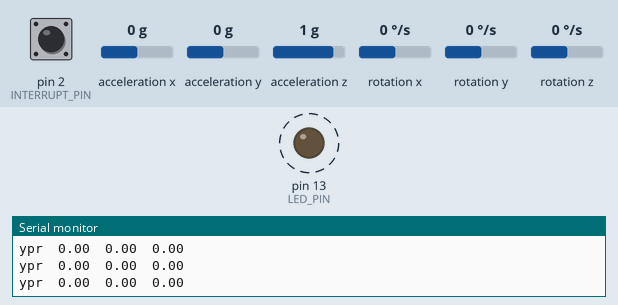
Simulated run of this sketch. Board: Arduino Uno, built with avr-gcc and run on an emulated ATmega328P. On the bench: output pins drawn as LEDs (lit = HIGH), the last lines printed to the serial monitor. Dashed ring = blinking. The inputs (shaded band) are chosen by the test bench; at power-on: acceleration x 0 g, acceleration z 1 g, pin 2 (INTERRUPT_PIN) LOW, acceleration y 0 g, rotation x 0 °/s, rotation y 0 °/s, rotation z 0 °/s. The sensor or clock chip raises its interrupt line as the real part does.

Above: at 1.7 s.
1.8 s: acceleration x set to -0.2 g
At 2.4 s:
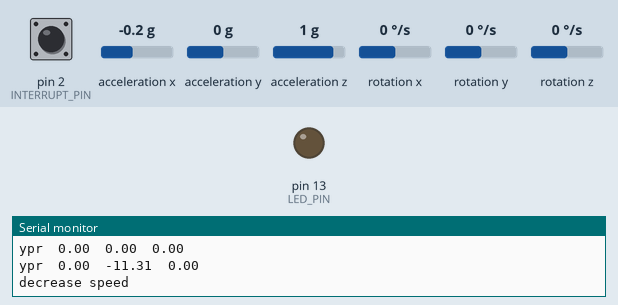
3.3 s: acceleration x set to 0.8 g
6.3 s: acceleration z set to -0.8 g
At 7.4 s:
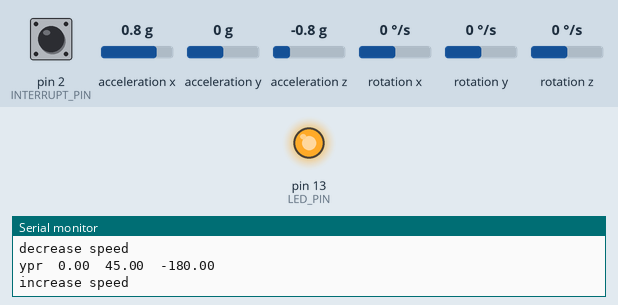
Timing chart, 0 to 13.3 s (numbered marks = the images above; inputs shaded):
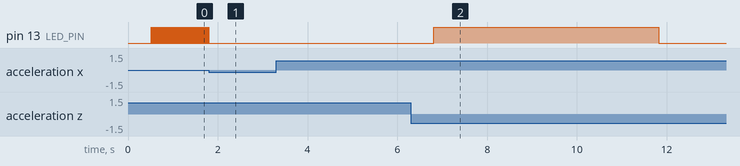

Measured:
- the behaviour switches between 0 and -0.1 g on acceleration x (found by bisection; images 0 and 1)
- after the input at 1.8 s, pin 13 (LED_PIN): stops changing and stays LOW
- after the input at 3.3 s, every drawn part: stays the same
- by itself, pin 13 (LED_PIN): alternates HIGH for 0.01 s and LOW for 0.01 s

The sketch:

accelerometer_ypr.ino
```cpp
#include "I2Cdev.h"

#include "MPU6050_6Axis_MotionApps20.h"

#if I2CDEV_IMPLEMENTATION == I2CDEV_ARDUINO_WIRE
    #include "Wire.h"
#endif


MPU6050 mpu;

#define OUTPUT_READABLE_YAWPITCHROLL


#define INTERRUPT_PIN 2  // use pin 2 on Arduino Uno & most boards
#define LED_PIN 13 // (Arduino is 13, Teensy is 11, Teensy++ is 6)
bool blinkState = false;

// MPU control/status vars
bool dmpReady = false;  // set true if DMP init was successful
uint8_t mpuIntStatus;   // holds actual interrupt status byte from MPU
uint8_t devStatus;      // return status after each device operation (0 = success, !0 = error)
uint16_t packetSize;    // expected DMP packet size (default is 42 bytes)
uint16_t fifoCount;     // count of all bytes currently in FIFO
uint8_t fifoBuffer[64]; // FIFO storage buffer

// orientation/motion vars
Quaternion q;           // [w, x, y, z]         quaternion container
VectorInt16 aa;         // [x, y, z]            accel sensor measurements
VectorInt16 aaReal;     // [x, y, z]            gravity-free accel sensor measurements
VectorInt16 aaWorld;    // [x, y, z]            world-frame accel sensor measurements
VectorFloat gravity;    // [x, y, z]            gravity vector
float euler[3];         // [psi, theta, phi]    Euler angle container
float ypr[3];           // [yaw, pitch, roll]   yaw/pitch/roll container and gravity vector

// packet structure for InvenSense teapot demo
uint8_t teapotPacket[14] = { '$', 0x02, 0,0, 0,0, 0,0, 0,0, 0x00, 0x00, '\r', '\n' };


// ================================================================
// ===               INTERRUPT DETECTION ROUTINE                ===
// ================================================================

volatile bool mpuInterrupt = false;     // indicates whether MPU interrupt pin has gone high
void dmpDataReady() {
    mpuInterrupt = true;
}

int roll=0;
int yaw=0;
int pitch=0;


// ================================================================
// ===                      INITIAL SETUP                       ===
// ================================================================

void setup() {
    // join I2C bus (I2Cdev library doesn't do this automatically)
    #if I2CDEV_IMPLEMENTATION == I2CDEV_ARDUINO_WIRE
        Wire.begin();
        Wire.setClock(400000); // 400kHz I2C clock. Comment this line if having compilation difficulties
    #elif I2CDEV_IMPLEMENTATION == I2CDEV_BUILTIN_FASTWIRE
        Fastwire::setup(400, true);
    #endif

    // initialize serial communication
    // (115200 chosen because it is required for Teapot Demo output, but it's
    // really up to you depending on your project)
    Serial.begin(115200);
    while (!Serial); // wait for Leonardo enumeration, others continue immediately

    // NOTE: 8MHz or slower host processors, like the Teensy @ 3.3V or Arduino
    // Pro Mini running at 3.3V, cannot handle this baud rate reliably due to
    // the baud timing being too misaligned with processor ticks. You must use
    // 38400 or slower in these cases, or use some kind of external separate
    // crystal solution for the UART timer.

    // initialize device

    mpu.initialize();
    pinMode(INTERRUPT_PIN, INPUT);

    // verify connection
    mpu.testConnection();

    devStatus = mpu.dmpInitialize();

    // supply your own gyro offsets here, scaled for min sensitivity
    mpu.setXGyroOffset(220);
    mpu.setYGyroOffset(76);
    mpu.setZGyroOffset(-85);
    mpu.setZAccelOffset(1788); // 1688 factory default for my test chip

    // make sure it worked (returns 0 if so)
    if (devStatus == 0) {
        // turn on the DMP, now that it's ready

        mpu.setDMPEnabled(true);

        // enable Arduino interrupt detection

        attachInterrupt(digitalPinToInterrupt(INTERRUPT_PIN), dmpDataReady, RISING);
        mpuIntStatus = mpu.getIntStatus();

        // set our DMP Ready flag so the main loop() function knows it's okay to use it

        dmpReady = true;

        // get expected DMP packet size for later comparison
        packetSize = mpu.dmpGetFIFOPacketSize();
    } else {
        // ERROR!
        // 1 = initial memory load failed
        // 2 = DMP configuration updates failed
        // (if it's going to break, usually the code will be 1)
        Serial.print(F("DMP Initialization failed (code "));
        Serial.print(devStatus);
        Serial.println(F(")"));
    }

    // configure LED for output
    pinMode(LED_PIN, OUTPUT);
}


// ================================================================
// ===                    MAIN PROGRAM LOOP                     ===
// ================================================================

void loop() {
    // if programming failed, don't try to do anything
    if (!dmpReady) return;

    // wait for MPU interrupt or extra packet(s) available
    while (!mpuInterrupt && fifoCount < packetSize) {
        // other program behavior stuff here
        // .
        // .
        // .
        // if you are really paranoid you can frequently test in between other
        // stuff to see if mpuInterrupt is true, and if so, "break;" from the
        // while() loop to immediately process the MPU data
        // .
        // .
        // .
    }

    // reset interrupt flag and get INT_STATUS byte
    mpuInterrupt = false;
    mpuIntStatus = mpu.getIntStatus();

    // get current FIFO count
    fifoCount = mpu.getFIFOCount();

    // check for overflow (this should never happen unless our code is too inefficient)
    if ((mpuIntStatus & 0x10) || fifoCount == 1024) {
        // reset so we can continue cleanly
        mpu.resetFIFO();
        Serial.println(F("FIFO overflow!"));

    // otherwise, check for DMP data ready interrupt (this should happen frequently)
    } else if (mpuIntStatus & 0x02) {
        // wait for correct available data length, should be a VERY short wait
        while (fifoCount < packetSize) fifoCount = mpu.getFIFOCount();

        // read a packet from FIFO
        mpu.getFIFOBytes(fifoBuffer, packetSize);

        // track FIFO count here in case there is > 1 packet available
        // (this lets us immediately read more without waiting for an interrupt)
        fifoCount -= packetSize;

        #ifdef OUTPUT_READABLE_YAWPITCHROLL
            // display Euler angles in degrees
            mpu.dmpGetQuaternion(&q, fifoBuffer);
            mpu.dmpGetGravity(&gravity, &q);
            mpu.dmpGetYawPitchRoll(ypr, &q, &gravity);
          Serial.print("ypr\t");
            Serial.print(ypr[0] * 180/M_PI);
            Serial.print("\t");
            Serial.print(ypr[1] * 180/M_PI);
            Serial.print("\t");
            Serial.println(ypr[2] * 180/M_PI);
        #endif
        yaw=ypr[0] * 180/M_PI;
        pitch=ypr[1] * 180/M_PI;
        roll=ypr[2] * 180/M_PI;

        if(pitch<0){
          Serial.println("decrease speed");
          delay(5000);
        }
        else if( pitch>40 ){
          Serial.println("increase speed");
          delay(5000);
        }

        // blink LED to indicate activity
        blinkState = !blinkState;
        digitalWrite(LED_PIN, blinkState);
    }

}
```
